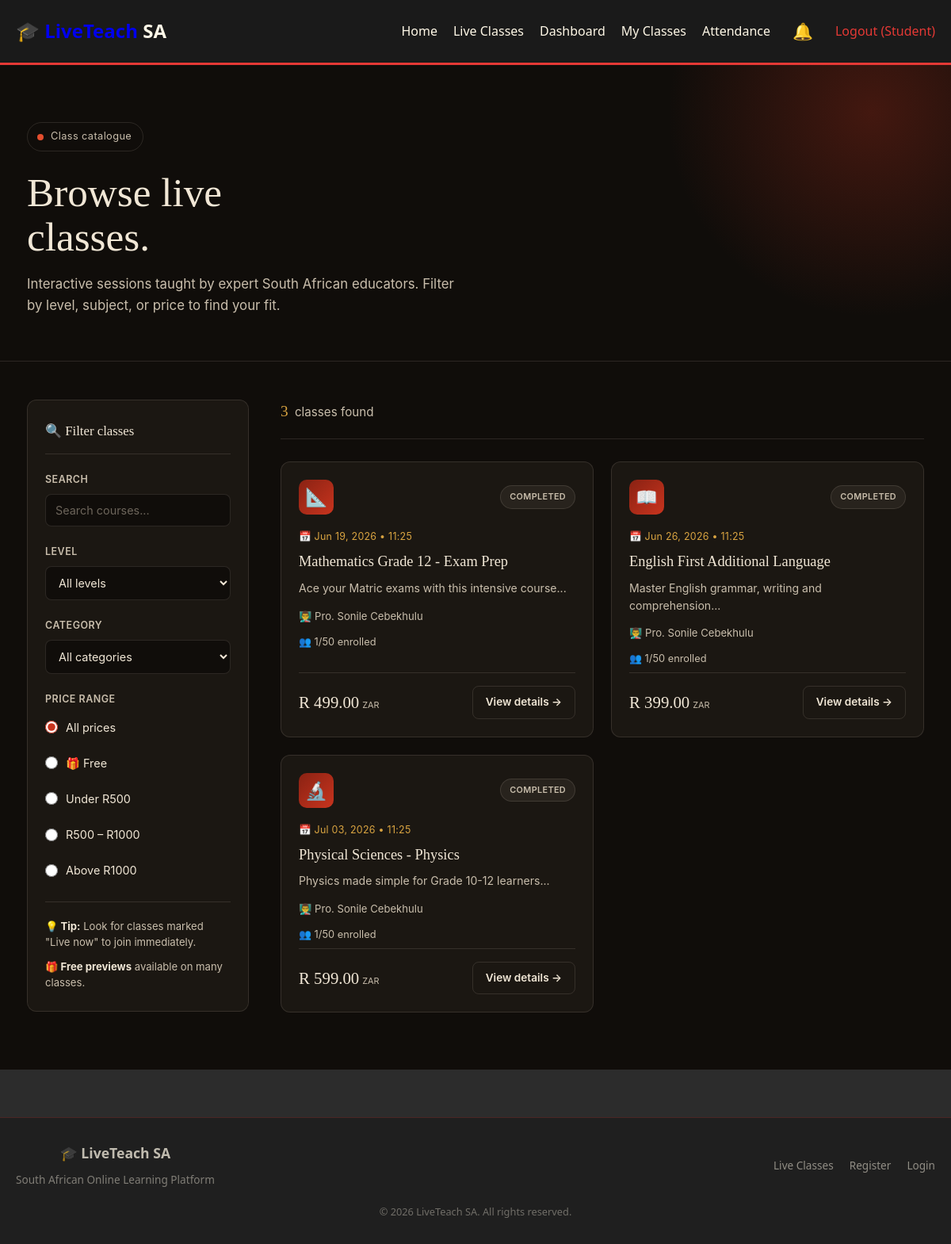
The page /classes/index.php (signed in) on the database as committed earlier.
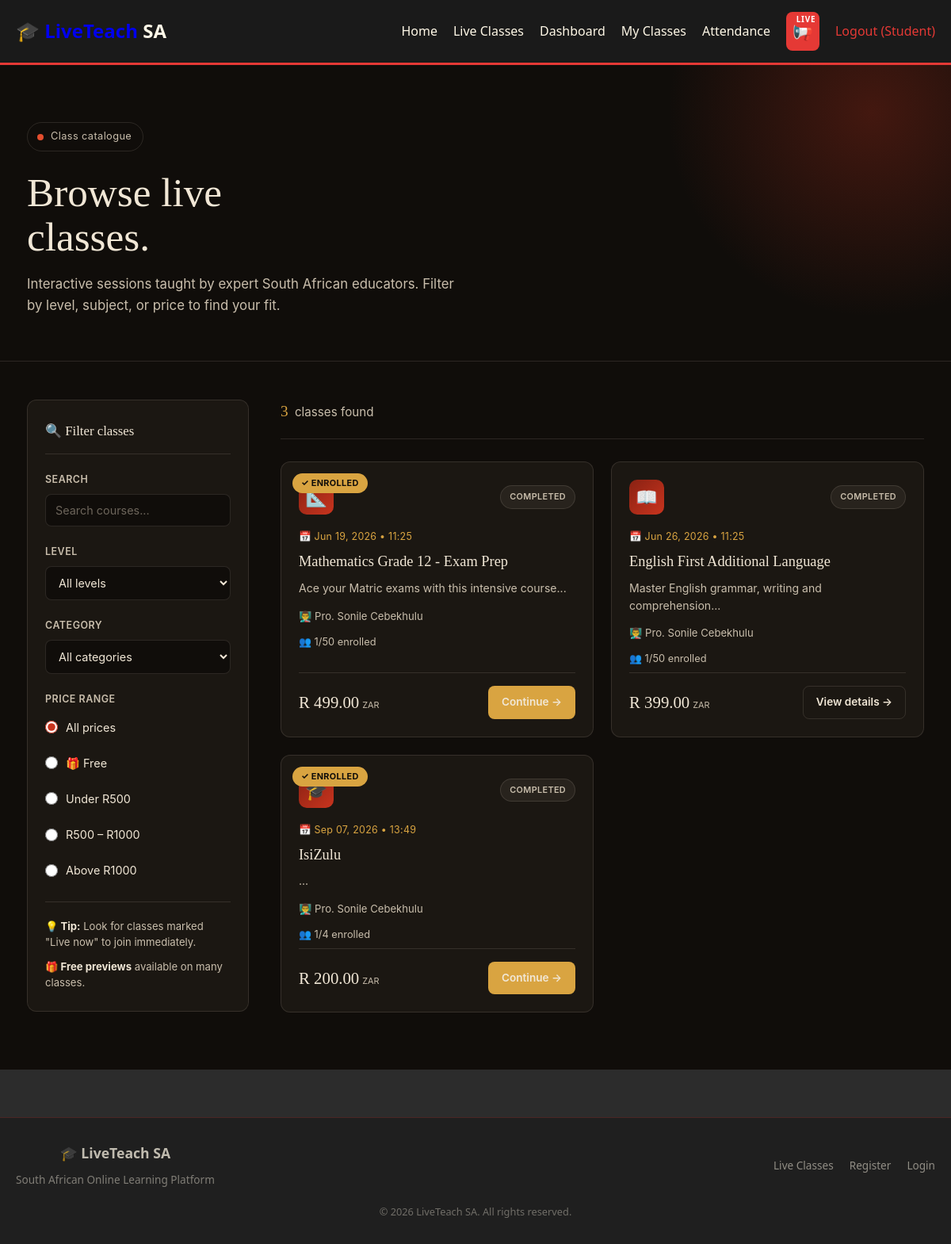
The same page on the database as committed later.
### tables this page shows
CREATE TABLE `live_classes` (
  `id` int(11) NOT NULL,
  `teacher_id` int(11) NOT NULL,
  `title` varchar(255) NOT NULL,
  `description` text DEFAULT NULL,
  `short_description` varchar(500) DEFAULT NULL,
  `image` varchar(255) DEFAULT NULL,
  `price` decimal(10,2) NOT NULL DEFAULT 0.00,
  `duration` varchar(50) DEFAULT NULL,
  `level` enum('beginner','intermediate','advanced') NOT NULL DEFAULT 'beginner',
  `category` varchar(100) DEFAULT NULL,
  `start_date` datetime DEFAULT NULL,
  `end_date` datetime DEFAULT NULL,
  `schedule` text DEFAULT NULL,
  `meeting_link` varchar(500) DEFAULT NULL,
  `meeting_id` varchar(100) DEFAULT NULL,
  `meeting_password` varchar(100) DEFAULT NULL,
  `recording_url` varchar(500) DEFAULT NULL,
  `materials` text DEFAULT NULL,
  `max_students` int(11) DEFAULT 50,
  `current_students` int(11) NOT NULL DEFAULT 0,
  `status` enum('upcoming','ongoing','completed','cancelled') NOT NULL DEFAULT 'upcoming',
  `is_featured` tinyint(1) NOT NULL DEFAULT 0,
  `sequential_unlock` tinyint(1) NOT NULL DEFAULT 0,
  `created_at` timestamp NOT NULL DEFAULT current_timestamp(),
  `thumbnail` varchar(500) DEFAULT NULL,
  `preview_video` varchar(500) DEFAULT NULL,
  `stream_platform` enum('zoom','google_meet','custom','youtube_live') DEFAULT 'zoom',
  `stream_embed` text DEFAULT NULL
);

CREATE TABLE `users` (
  `id` int(11) NOT NULL,
  `fullname` varchar(255) NOT NULL,
  `email` varchar(255) NOT NULL,
  `password` varchar(255) NOT NULL,
  `phone` varchar(50) DEFAULT NULL,
  `role` enum('admin','teacher','student') NOT NULL DEFAULT 'student',
  `profile_image` varchar(255) DEFAULT NULL,
  `bio` text DEFAULT NULL,
  `status` enum('active','inactive','suspended') NOT NULL DEFAULT 'active',
  `created_at` timestamp NOT NULL DEFAULT current_timestamp()
);

### classes/index.php (the view, shortened to what the rows shown need)
<?php
require_once '../includes/header.php';
$connection = getDbConnection();
$page = isset($_GET['page']) ? max(1, (int)$_GET['page']) : 1;
$limit = 9;
$offset = ($page - 1) * $limit;
$whereConditions = ["c.status != 'cancelled'"];
$params = [];
$types = "";
$whereClause = implode(" AND ", $whereConditions);
$sql = "SELECT c.*, u.fullname as teacher_name,
        (SELECT COUNT(*) FROM enrollments WHERE class_id = c.id AND payment_status = 'paid') as enrolled_count
        FROM live_classes c
        JOIN users u ON c.teacher_id = u.id
        WHERE $whereClause
        ORDER BY
            CASE
                WHEN c.status = 'ongoing' THEN 1
                WHEN c.status = 'upcoming' THEN 2
                ELSE 3
            END,
            c.start_date ASC
        LIMIT ? OFFSET ?";
$params[] = $limit;
$params[] = $offset;
$types .= "ii";
$stmt = $connection->prepare($sql);
$stmt->bind_param($types, ...$params);
$stmt->execute();
$classes = $stmt->get_result()->fetch_all(MYSQLI_ASSOC);
$enrolledIds = [];
if (isset($_SESSION['user']) && $_SESSION['user']['role'] == 'student') {
    $enrollResult = $connection->query("SELECT class_id FROM enrollments WHERE student_id = {$_SESSION['user']['id']} AND payment_status = 'paid'");
    while ($row = $enrollResult->fetch_assoc()) {
        $enrolledIds[] = $row['class_id'];
    }
}
?>
<main class="lt-page">
    <section class="lt-header">
        <div class="lt-container lt-header-inner">
            <h1>Browse live classes.</h1>
        </div>
    </section>
    <div class="lt-container">
        <div class="lt-layout">
            <aside>
                <div class="lt-filter">
                    <h2>🔍 Filter classes</h2>
                </div>
            </aside>
            <div>
                <?php if (empty($classes)): ?>
                    <div class="lt-empty-state">
                        <div class="lt-empty-icon">📚</div>
                        <h3>No classes found</h3>
                        <p>Try adjusting your search or filter criteria.</p>
                        <a href="index.php" class="lt-btn lt-btn-primary">Browse all classes</a>
                    </div>
                <?php else: ?>
                    <div class="lt-grid">
                        <?php foreach ($classes as $class):
                            $isEnrolled = in_array($class['id'], $enrolledIds);
                            $statusClass = '';
                            $statusText = '';
                            if ($class['status'] == 'upcoming') {
                                $statusClass = 'lt-status-upcoming';
                                $statusText = 'Upcoming';
                            } elseif ($class['status'] == 'ongoing') {
                                $statusClass = 'lt-status-ongoing';
                                $statusText = 'Live now';
                            } else {
                                $statusClass = 'lt-status-completed';
                                $statusText = 'Completed';
                            }
                            $icon = '🎓';
                            if ($class['category'] == 'Mathematics') $icon = '📐';
                            elseif ($class['category'] == 'Languages') $icon = '📖';
                            elseif ($class['category'] == 'Science') $icon = '🔬';
                        ?>
                            <article class="lt-class">
                                <?php if ($isEnrolled): ?>
                                    <div class="lt-enrolled">✓ Enrolled</div>
                                <?php endif; ?>
                                <div class="lt-class-top">
                                    <div class="lt-class-icon"><?php echo $icon; ?></div>
                                    <span class="lt-status <?php echo $statusClass; ?>">
                                        <?php echo $statusText; ?>
                                    </span>
                                </div>
                                <div class="lt-class-body">
                                    <div class="lt-class-date">
                                        📅 <?php echo date('M d, Y • H:i', strtotime($class['start_date'])); ?>
                                    </div>
                                    <h3><?php echo htmlspecialchars($class['title']); ?></h3>
                                    <p class="lt-class-desc">
                                        <?php echo htmlspecialchars(substr($class['short_description'] ?? $class['description'], 0, 90)); ?>...
                                    </p>
                                    <p class="lt-class-teacher">
                                        👨‍🏫 <?php echo htmlspecialchars($class['teacher_name']); ?>
                                    </p>
                                    <p class="lt-class-meta">
                                        👥 <?php echo $class['enrolled_count']; ?>/<?php echo $class['max_students']; ?> enrolled
                                    </p>
                                    <div class="lt-class-foot">
                                        <div>
                                            <?php if ($class['price'] > 0): ?>
                                                <span class="lt-price-tag">R <?php echo number_format($class['price'], 2); ?><small>ZAR</small></span>
                                            <?php else: ?>
                                                <span class="lt-free-tag">🎁 Free</span>
                                            <?php endif; ?>
                                        </div>
                                        <?php if ($isEnrolled): ?>
                                            <a href="../dashboard/my-classes.php" class="lt-btn lt-btn-gold">
                                                Continue →
                                            </a>
                                        <?php elseif ($class['status'] == 'ongoing'): ?>
                                            <a href="class.php?id=<?php echo $class['id']; ?>" class="lt-btn lt-btn-primary">
                                                Join now →
                                            </a>
                                        <?php else: ?>
                                            <a href="class.php?id=<?php echo $class['id']; ?>" class="lt-btn lt-btn-outline">
                                                View details →
                                            </a>
                                        <?php endif; ?>
                                    </div>
                                </div>
                            </article>
                        <?php endforeach; ?>
                    </div>
                <?php endif; ?>
            </div>
        </div>
    </div>
</main>
<?php require_once '../includes/footer.php'; ?>

Rows that differ between the two databases and show on the page:
removed live_classes: category "🔬", status "COMPLETED", start_date "Jul 03, 2026 • 11:25", title "Physical Sciences - Physics", short_description "Physics made simple for Grade 10-12 learners", users.fullname "Pro. Sonile Cebekhulu", enrolled_count "1", max_students "50", price "599.00"
changed live_classes "Mathematics Grade 12 - Exam Prep": text "View details →" → "✓ ENROLLED Continue →"
added live_classes: shows "✓ ENROLLED", icon "🎓", status "COMPLETED", start_date "Sep 07, 2026 • 13:49", title "IsiZulu", users.fullname "Pro. Sonile Cebekhulu", enrolled_count "1", max_students "4", price "200.00", shows "Continue →"
Other text that changed with them:
$bellIcon: "🔔" → "📢"
text now shown: "LIVE"
